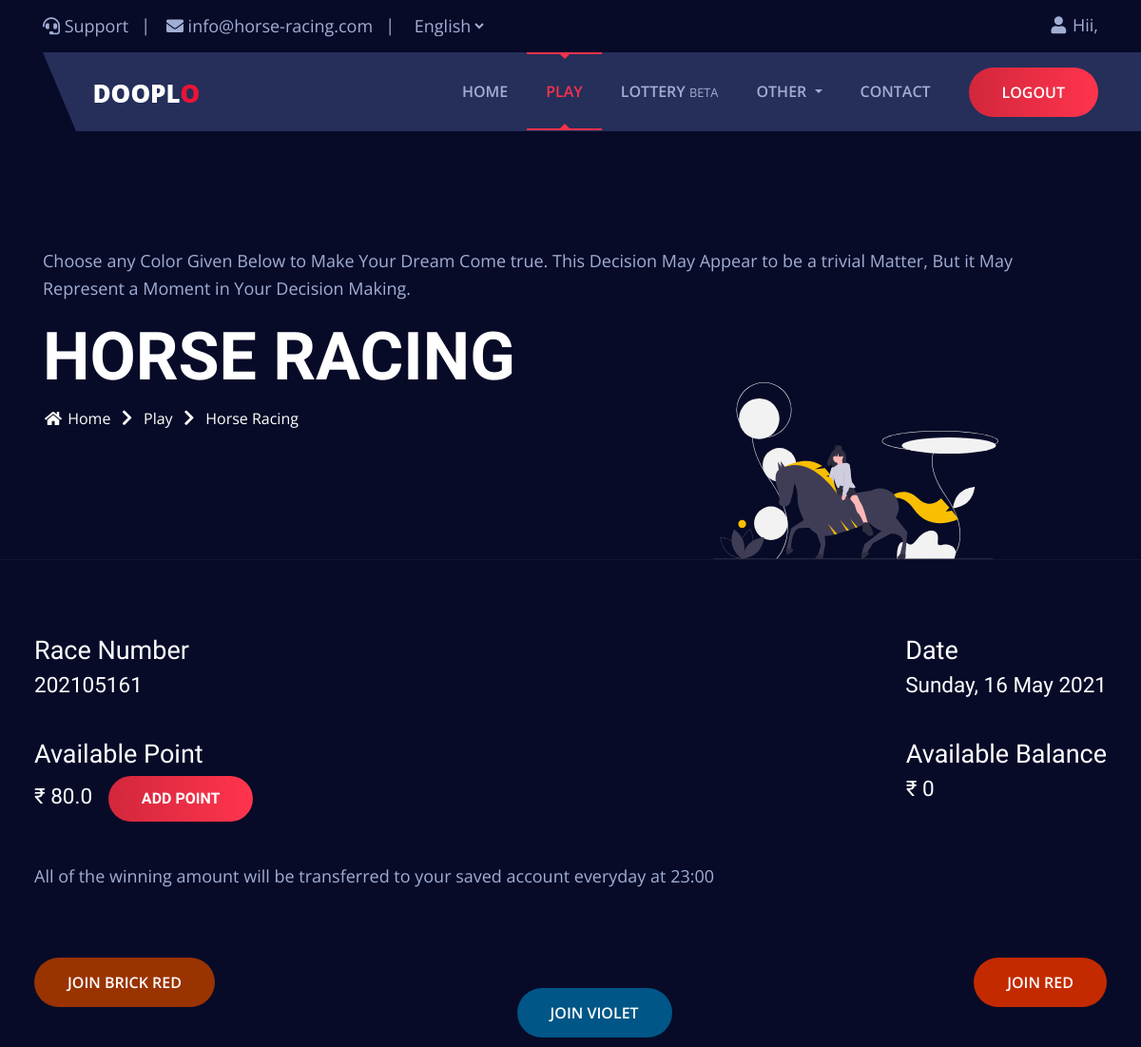
/tournaments (signed in, upper part), run on an earlier commit of the app's database.
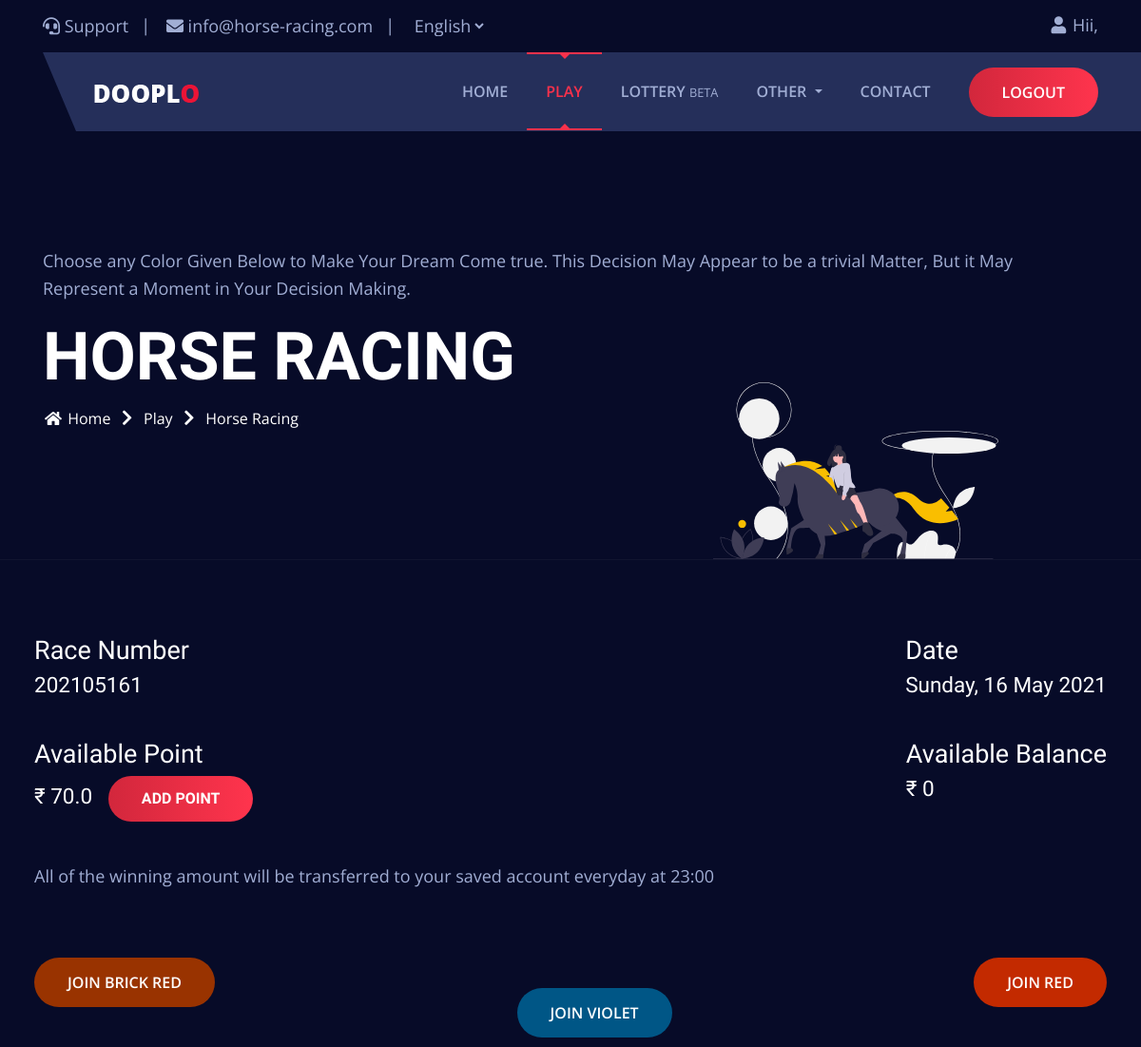
And on a later commit of the database.
### horse_racing/models.py (models this page shows, shortened)
class Registration(models.Model):
    referral = models.CharField(max_length=12, null=False)
    phone_number = models.IntegerField(blank=True, unique=True)
    full_name = models.CharField(max_length=255, blank=True)
    user = models.ForeignKey(User, on_delete=models.CASCADE, null=True)
    balance = models.CharField(max_length=50, default="20")

### horse_racing/views.py (the view)
# urls.py: path('tournaments', views.tournaments, name="tournaments"),
def tournaments(request):
    try:
        g_no = HorseRacing.objects.latest('timestamp')
        if g_no.open:
            g_no = g_no.game_no
        else:
            g_no = g_no.game_no
            g_no += 1
    except HorseRacing.DoesNotExist:
        h = HorseRacing(game_no=1)
        h.save()
        g_no = 1
    d = date.today().strftime("%Y%m%d")
    h = str(g_no)
    d += h
    if Registration.objects.filter(user=request.user).exists():
        bal = Registration.objects.get(user=request.user)
        bal = bal.balance
    return render(request, "tournaments.html", {'play': 'active', "race_no": d, "bal": bal})

### horse_racing/templates/tournaments.html (shortened to what this page needs)
{% load static %}
<!DOCTYPE html>
<html lang="en">
<head>
	<link rel="stylesheet" href="{% static 'assets/css/bootstrap.min.css' %}">
	<link rel="stylesheet" href="{% static 'assets/css/plugin.css' %}">
	<link rel="stylesheet" href="{% static 'assets/css/style.css' %}">
	<link rel="stylesheet" href="{% static 'assets/css/responsive.css' %}">
	<link rel="stylesheet" href="{% static 'assets/css/custom-styles.css' %}">
	<link rel="stylesheet" href="{% static 'assets/css/countdown.css' %}">
</head>
<body>
	<header class="header">
		<section class="top-header">
			<div class="container">
				<div class="row">
					<div class="col-lg-12">
						<div class="content">
							<div class="left-content">
								<ul class="left-list">
									<li>
										<p>
											<i class="fas fa-headset"></i>	Support
										</p>
									</li>
									<li>
										<p>
											<i class="fas fa-envelope"></i>	info@horse-racing.com
										</p>
									</li>
									<li>
										<div class="language-selector">
											<select name="language" class="language">
												<option value="1">English</option>
											</select>
										</div>
									</li>
								</ul>
							</div>
							<div class="right-content">
								<ul class="right-list">
									<li>
										{% if user.is_authenticated %}
										<a class="sign-in">
											<i class="fas fa-user"></i> Hii, {{user.first_name}}
										{% else %}
										<a href="login" class="sign-in">
											<i class="fas fa-user"></i> Sign In
										{% endif %}
										</a>
									</li>
								</ul>
							</div>
						</div>
					</div>
				</div>
			</div>
		</section>
		<div class="mainmenu-area">
			<div class="container">
				<div class="row">
					<div class="col-lg-12">
						<nav class="navbar navbar-expand-lg navbar-light">
							<a class="navbar-brand" href="/">
								<img src="{% static 'assets/images/logo.png' %}" alt="">
							</a>
							<div class="collapse navbar-collapse fixed-height" id="main_menu">
								<ul class="navbar-nav ml-auto">
									<li class="nav-item dropdown">
										<a class="nav-link {{home}}" href="/"  role="button">
											Home
										</a>
									</li>
									<li class="nav-item">
										<a class="nav-link {{play}}" href="play">Play
												<div class="mr-hover-effect"></div></a>
									</li>
									<li class="nav-item">
										<a class="nav-link {{lottery}}" href="lottery">lottery <small>beta</small>
												<div class="mr-hover-effect"></div></a>
									</li>
									<li class="nav-item dropdown">
										<a class="nav-link dropdown-toggle {{other}}" href="#"  role="button" data-toggle="dropdown" aria-haspopup="true"
											aria-expanded="false">
											Other
										</a>
									</li>
									<li class="nav-item">
											<a class="nav-link {{contact}}" href="contact">Contact
											</a>
									</li>
								</ul>
								{% if user.is_authenticated %}
								<a href="logout" class="mybtn1"> Logout</a>
								{% else %}
								<a href="signup" class="mybtn1"> Join us</a>
								{% endif %}
							</div>
						</nav>
					</div>
				</div>
			</div>
		</div>
	</header>
<section class="breadcrumb-area bc-tournaments">
	<img class="bc-img" src="{% static 'assets/images/game/racing-horse.svg' %}" alt="">
	<div class="container">
		<p class="motivation">Choose  any Color Given Below to Make Your Dream Come true. This Decision May Appear to be a trivial Matter,
		 But it May Represent a Moment in Your Decision Making.</p>
		<div class="row">
			<div class="col-lg-12">
				<h4 class="title">
					Horse Racing
				</h4>
				<ul class="breadcrumb-list">
					<li>
						<a href="/">
							<i class="fas fa-home"></i>
							Home
						</a>
					</li>
					<li>
						<span><i class="fas fa-chevron-right"></i> </span>
					</li>
					<li>
						<a href="play">Play</a>
					</li>
					<li>
						<span><i class="fas fa-chevron-right"></i> </span>
					</li>
					<li>
						<a href="tournaments">Horse Racing</a>
					</li>
				</ul>
			</div>
		</div>
	</div>
</section>
<div class="next-race">
</div>
<section class="balance-and-race-no">
	<div class="race-no">
		<h3>Race Number</h3>
		<h4>{{race_no}}</h4>
	</div>
	<div class="race-no">
		<h3>Date</h3>
		<h4 id="date"></h4>
	</div>
</section>
{% if user.is_authenticated %}
<section class="balance-and-race-no">
	<div class="race-no">
		<h3>Available Point</h3>
		<h4>&#8377; <span>{{bal}}</span>  &nbsp <button class="mybtn1" data-target="#add_point" data-toggle="modal">Add Point</button></h4>
	</div>
	<div class="balance">
		<h3>Available Balance</h3>
		<h4>&#8377 0</h4>
	</div>
</section>
{% endif %}
<marquee behavior="" direction="left" class="balance-and-race-no">All of the winning amount will be transferred to your saved account everyday
			at 23:00</marquee>
{% if user.is_authenticated %}
<section class="balance-and-race-no buttons">
	<div class="race-no">
		<button class='mybtn1 green' data-toggle="modal" data-target="#join_game"  onclick="set_horse('horse1')">Join Brick Red</button>
	</div>
	<div class="balance">
		<button class='mybtn1 violet' data-toggle="modal" data-target="#join_game" onclick="set_horse('horse2')">Join Violet</button>
	</div>
	<div class="balance">
		<button class='mybtn1 red' data-toggle="modal" data-target="#join_game" onclick="set_horse('horse3')">Join Red</button>
	</div>
</section>
{% endif %}
</body>
</html>

### horse_racing/static/assets/css/custom-styles.css (style rules this page uses)
.balance-and-race-no { background: #070b28; padding: 1em 2em; display: flex; justify-content: space-between; }
.balance-and-race-no h3 { font-size: 1.5em; }
.balance-and-race-no h4 { font-size: 1.25em; }
.mybtn1.green { background: #993300; }
.mybtn1.violet { background: #005686; margin: 2em 0; }
.mybtn1.red { background: #C32A00; }
.balance-and-race-no.buttons { padding-top: 3em; padding-bottom: 4em; }

### horse_racing/static/assets/css/countdown.css (style rules this page uses)
.next-race { background: #070b28; display: flex; justify-content: center; align-items: center; padding-top: 1em; padding-top: 1em; padding-bottom: 1em; }

What changed in the data, as far as the page shows it:
changed Registration: balance "80.0" → "70.0"
